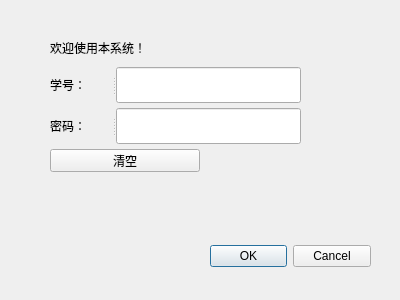
<?xml version="1.0" encoding="UTF-8"?>
<ui version="4.0">
 <class>Dialog</class>
 <widget class="QDialog" name="Dialog">
  <property name="geometry">
   <rect>
    <x>0</x>
    <y>0</y>
    <width>400</width>
    <height>300</height>
   </rect>
  </property>
  <property name="windowTitle">
   <string>Dialog</string>
  </property>
  <widget class="QDialogButtonBox" name="buttonBox">
   <property name="geometry">
    <rect>
     <x>210</x>
     <y>240</y>
     <width>161</width>
     <height>32</height>
    </rect>
   </property>
   <property name="accessibleName">
    <string/>
   </property>
   <property name="orientation">
    <enum>Qt::Horizontal</enum>
   </property>
   <property name="standardButtons">
    <set>QDialogButtonBox::Cancel|QDialogButtonBox::Ok</set>
   </property>
  </widget>
  <widget class="QLabel" name="label">
   <property name="geometry">
    <rect>
     <x>50</x>
     <y>40</y>
     <width>96</width>
     <height>16</height>
    </rect>
   </property>
   <property name="text">
    <string>欢迎使用本系统！</string>
   </property>
  </widget>
  <widget class="QSplitter" name="splitter_2">
   <property name="geometry">
    <rect>
     <x>50</x>
     <y>67</y>
     <width>251</width>
     <height>36</height>
    </rect>
   </property>
   <property name="orientation">
    <enum>Qt::Horizontal</enum>
   </property>
   <widget class="QLabel" name="label_2">
    <property name="text">
     <string>学号：</string>
    </property>
   </widget>
   <widget class="QLineEdit" name="lineEdit">
    <property name="text">
     <string/>
    </property>
   </widget>
  </widget>
  <widget class="QSplitter" name="splitter">
   <property name="geometry">
    <rect>
     <x>50</x>
     <y>108</y>
     <width>251</width>
     <height>36</height>
    </rect>
   </property>
   <property name="orientation">
    <enum>Qt::Horizontal</enum>
   </property>
   <widget class="QLabel" name="label_3">
    <property name="text">
     <string>密码：</string>
    </property>
   </widget>
   <widget class="QLineEdit" name="lineEdit_2">
    <property name="text">
     <string/>
    </property>
   </widget>
  </widget>
  <widget class="QSplitter" name="splitter_3">
   <property name="geometry">
    <rect>
     <x>50</x>
     <y>149</y>
     <width>150</width>
     <height>23</height>
    </rect>
   </property>
   <property name="orientation">
    <enum>Qt::Horizontal</enum>
   </property>
   <widget class="QPushButton" name="pushButton">
    <property name="text">
     <string>清空</string>
    </property>
   </widget>
  </widget>
 </widget>
 <resources/>
 <connections>
  <connection>
   <sender>buttonBox</sender>
   <signal>accepted()</signal>
   <receiver>Dialog</receiver>
   <slot>reject()</slot>
   <hints>
    <hint type="sourcelabel">
     <x>248</x>
     <y>254</y>
    </hint>
    <hint type="destinationlabel">
     <x>157</x>
     <y>274</y>
    </hint>
   </hints>
  </connection>
  <connection>
   <sender>buttonBox</sender>
   <signal>rejected()</signal>
   <receiver>Dialog</receiver>
   <slot>reject()</slot>
   <hints>
    <hint type="sourcelabel">
     <x>316</x>
     <y>260</y>
    </hint>
    <hint type="destinationlabel">
     <x>286</x>
     <y>274</y>
    </hint>
   </hints>
  </connection>
 </connections>
</ui>
